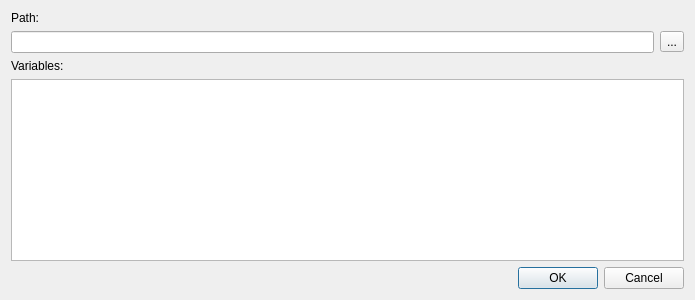
<?xml version="1.0" encoding="UTF-8"?>
<ui version="4.0">
 <class>PathEditorDialog</class>
 <widget class="QDialog" name="PathEditorDialog">
  <property name="geometry">
   <rect>
    <x>0</x>
    <y>0</y>
    <width>695</width>
    <height>300</height>
   </rect>
  </property>
  <property name="windowTitle">
   <string>Edit Path</string>
  </property>
  <layout class="QVBoxLayout" name="verticalLayout">
   <item>
    <widget class="QFrame" name="frame">
     <property name="frameShape">
      <enum>QFrame::NoFrame</enum>
     </property>
     <property name="frameShadow">
      <enum>QFrame::Raised</enum>
     </property>
     <layout class="QVBoxLayout" name="verticalLayout_2">
      <property name="leftMargin">
       <number>0</number>
      </property>
      <property name="topMargin">
       <number>0</number>
      </property>
      <property name="rightMargin">
       <number>0</number>
      </property>
      <property name="bottomMargin">
       <number>0</number>
      </property>
      <item>
       <widget class="QLabel" name="label_2">
        <property name="text">
         <string>Path:</string>
        </property>
       </widget>
      </item>
      <item>
       <widget class="QFrame" name="frame_2">
        <property name="frameShape">
         <enum>QFrame::NoFrame</enum>
        </property>
        <property name="frameShadow">
         <enum>QFrame::Raised</enum>
        </property>
        <layout class="QHBoxLayout" name="horizontalLayout">
         <property name="leftMargin">
          <number>0</number>
         </property>
         <property name="topMargin">
          <number>0</number>
         </property>
         <property name="rightMargin">
          <number>0</number>
         </property>
         <property name="bottomMargin">
          <number>0</number>
         </property>
         <item>
          <widget class="QLineEdit" name="txt_path"/>
         </item>
         <item>
          <widget class="QToolButton" name="btn_select_path">
           <property name="text">
            <string>...</string>
           </property>
          </widget>
         </item>
        </layout>
       </widget>
      </item>
      <item>
       <widget class="QLabel" name="label">
        <property name="text">
         <string>Variables:</string>
        </property>
       </widget>
      </item>
      <item>
       <widget class="QListView" name="lst_variables">
        <property name="frameShape">
         <enum>QFrame::StyledPanel</enum>
        </property>
        <property name="dragEnabled">
         <bool>true</bool>
        </property>
        <property name="dragDropOverwriteMode">
         <bool>true</bool>
        </property>
        <property name="dragDropMode">
         <enum>QAbstractItemView::DragOnly</enum>
        </property>
       </widget>
      </item>
     </layout>
    </widget>
   </item>
   <item>
    <widget class="QDialogButtonBox" name="buttonBox">
     <property name="orientation">
      <enum>Qt::Horizontal</enum>
     </property>
     <property name="standardButtons">
      <set>QDialogButtonBox::Cancel|QDialogButtonBox::Ok</set>
     </property>
    </widget>
   </item>
  </layout>
 </widget>
 <resources/>
 <connections>
  <connection>
   <sender>buttonBox</sender>
   <signal>accepted()</signal>
   <receiver>PathEditorDialog</receiver>
   <slot>accept()</slot>
   <hints>
    <hint type="sourcelabel">
     <x>248</x>
     <y>254</y>
    </hint>
    <hint type="destinationlabel">
     <x>157</x>
     <y>274</y>
    </hint>
   </hints>
  </connection>
  <connection>
   <sender>buttonBox</sender>
   <signal>rejected()</signal>
   <receiver>PathEditorDialog</receiver>
   <slot>reject()</slot>
   <hints>
    <hint type="sourcelabel">
     <x>316</x>
     <y>260</y>
    </hint>
    <hint type="destinationlabel">
     <x>286</x>
     <y>274</y>
    </hint>
   </hints>
  </connection>
 </connections>
</ui>
